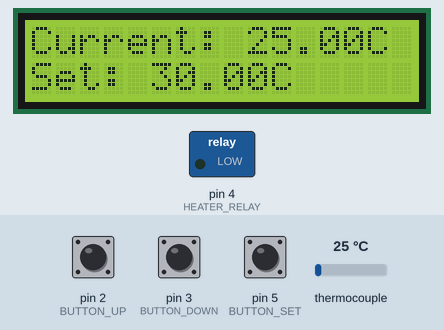
Recording of a sketch running on a simulated Arduino Uno, built with avr-gcc and run on an emulated ATmega328P. Parts: 16×2 character LCD, switched loads named in the sketch (green lamp = pin HIGH). The inputs (shaded band) are chosen by the test bench; at power-on: pin 5 (BUTTON_SET) HIGH, thermocouple 25 °C, pin 2 (BUTTON_UP) HIGH, pin 3 (BUTTON_DOWN) HIGH.

Above: at 3.2 s.
3.3 s: pin 5 (BUTTON_SET) pulled LOW for 3.2 s
At 7.5 s:
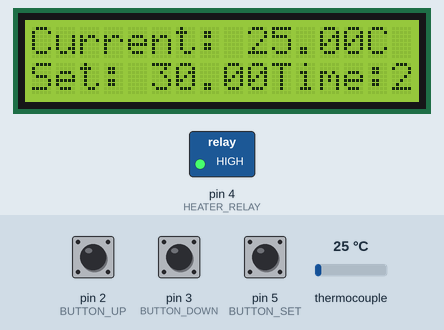
8.3 s: thermocouple set to 31 °C
At 9.3 s:
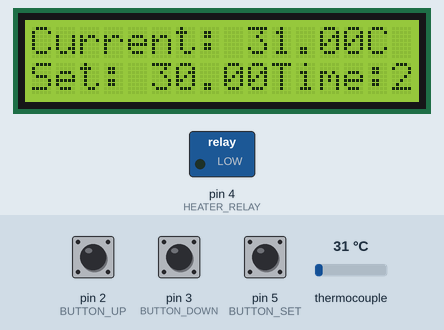
9.9 s: pin 2 (BUTTON_UP) pulled LOW for 0.65 s
At 10.15 s:
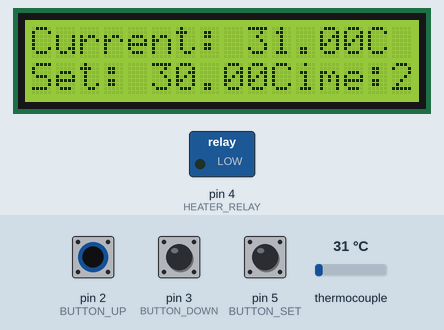
12.0 s: pin 3 (BUTTON_DOWN) pulled LOW for 3.2 s
At 16.4 s:
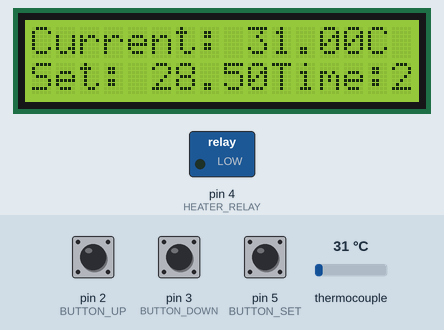
16.7 s: pin 2 (BUTTON_UP) pulled LOW for 1 s
At 18.1 s:
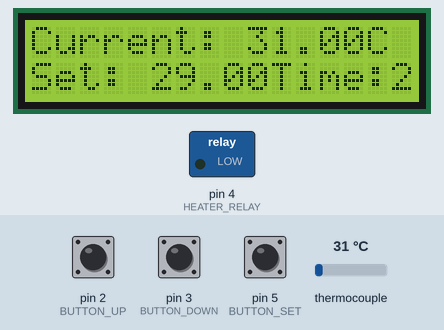
19.2 s: pin 3 (BUTTON_DOWN) pulled LOW for 1 s
At 19.43 s:
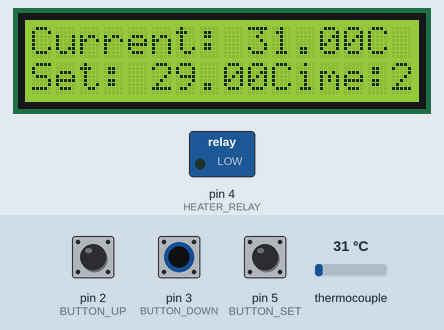
Timing chart, 0 to 22.2 s (numbered marks = the images above; inputs shaded):
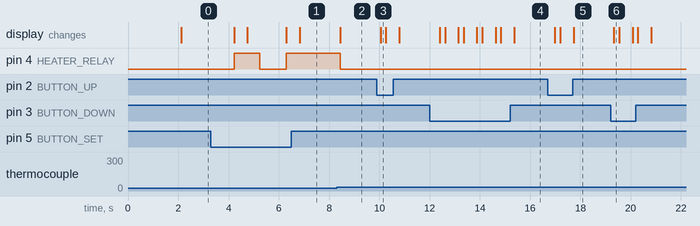

Measured:
- the behaviour switches between 29 and 30 °C on thermocouple (found by bisection; images 1 and 2)
- after the input at 3.3 s, pin 4 (HEATER_RELAY): LOW → HIGH after 0.92 s, → LOW 1.0 s later, → HIGH 1.0 s later; the display: first changes after 0.92 s (image 1 shows a later state)
- after the input at 8.3 s, pin 4 (HEATER_RELAY): HIGH → LOW after 0.14 s; the display: changes after 0.14 s (image 2)
- after the input at 9.9 s, the display: changes after 0.15 s (image 3)
- after the input at 12.0 s, the display: first changes after 0.41 s (image 4 shows a later state)
- after the input at 16.7 s, the display: first changes after 0.28 s (image 5 shows a later state)
- after the input at 19.2 s, the display: changes after 0.13 s (image 6)

The sketch:

ArduinoTemperatureController.ino
```cpp
// Arduino Temperature Controller
// This program allows the user to set a target temperature and time.
// It then controls a heating element to maintain the temperature for the set duration.

#include <Wire.h>
#include <LiquidCrystal_I2C.h>
#include <max6675.h>
#include <OneWire.h>
#include <DallasTemperature.h>

// LCD Setup (I2C Address: 0x27, 16 columns, 2 rows)
LiquidCrystal_I2C lcd(0x27, 16, 2);

// MAX6675 Thermocouple Sensor Setup
int thermoDO = 8;
int thermoCS = 9;
int thermoCLK = 10;
MAX6675 thermocouple(thermoCLK, thermoCS, thermoDO);

// DS18B20 Temperature Sensor Setup
#define ONE_WIRE_BUS 7
OneWire oneWire(ONE_WIRE_BUS);
DallasTemperature sensors(&oneWire);

// Relay Control Pins
#define HEATER_RELAY 4

// Button Pins
#define BUTTON_UP 2
#define BUTTON_DOWN 3
#define BUTTON_SET 5

// Global Variables
float targetTemperature = 30.0; // Default target temperature
unsigned long duration = 300;   // Default time in seconds (5 min)
bool isRunning = false;
unsigned long startTime;

void setup() {
    pinMode(HEATER_RELAY, OUTPUT);
    digitalWrite(HEATER_RELAY, LOW);

    pinMode(BUTTON_UP, INPUT_PULLUP);
    pinMode(BUTTON_DOWN, INPUT_PULLUP);
    pinMode(BUTTON_SET, INPUT_PULLUP);

    lcd.begin();
    lcd.backlight();

    sensors.begin();

    lcd.setCursor(0, 0);
    lcd.print("Temp Controller");
    delay(2000);
    lcd.clear();
}

void loop() {
    float currentTemp = thermocouple.readCelsius();
    lcd.setCursor(0, 0);
    lcd.print("Current: ");
    lcd.print(currentTemp);
    lcd.print("C  ");

    lcd.setCursor(0, 1);
    lcd.print("Set: ");
    lcd.print(targetTemperature);
    lcd.print("C");

    // Button Handling
    if (digitalRead(BUTTON_UP) == LOW) {
        targetTemperature += 0.5;
        delay(200);
    }
    if (digitalRead(BUTTON_DOWN) == LOW) {
        targetTemperature -= 0.5;
        delay(200);
    }
    if (digitalRead(BUTTON_SET) == LOW) {
        isRunning = !isRunning;
        startTime = millis();
        delay(500);
    }

    // Heating Logic
    if (isRunning) {
        unsigned long elapsedTime = (millis() - startTime) / 1000;
        lcd.setCursor(10, 1);
        lcd.print("Time:");
        lcd.print(duration - elapsedTime);
        lcd.print("s ");

        if (elapsedTime >= duration) {
            isRunning = false;
            digitalWrite(HEATER_RELAY, LOW);
        } else {
            if (currentTemp < targetTemperature) {
                digitalWrite(HEATER_RELAY, HIGH);
            } else {
                digitalWrite(HEATER_RELAY, LOW);
            }
        }
    } else {
        digitalWrite(HEATER_RELAY, LOW);
    }

    delay(500);
}
```
